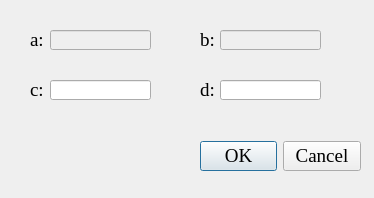
<?xml version="1.0" encoding="UTF-8"?>
<ui version="4.0">
 <class>Dialog</class>
 <widget class="QDialog" name="Dialog">
  <property name="geometry">
   <rect>
    <x>0</x>
    <y>0</y>
    <width>374</width>
    <height>198</height>
   </rect>
  </property>
  <property name="windowTitle">
   <string>灰度范围</string>
  </property>
  <widget class="QDialogButtonBox" name="buttonBox">
   <property name="geometry">
    <rect>
     <x>200</x>
     <y>141</y>
     <width>161</width>
     <height>31</height>
    </rect>
   </property>
   <property name="font">
    <font>
     <family>Times New Roman</family>
     <pointsize>14</pointsize>
    </font>
   </property>
   <property name="orientation">
    <enum>Qt::Horizontal</enum>
   </property>
   <property name="standardButtons">
    <set>QDialogButtonBox::Cancel|QDialogButtonBox::Ok</set>
   </property>
  </widget>
  <widget class="QLabel" name="label">
   <property name="geometry">
    <rect>
     <x>30</x>
     <y>30</y>
     <width>21</width>
     <height>20</height>
    </rect>
   </property>
   <property name="font">
    <font>
     <family>Times New Roman</family>
     <pointsize>14</pointsize>
     <weight>50</weight>
     <bold>false</bold>
    </font>
   </property>
   <property name="text">
    <string>a:</string>
   </property>
  </widget>
  <widget class="QLineEdit" name="lineEdit_a">
   <property name="enabled">
    <bool>false</bool>
   </property>
   <property name="geometry">
    <rect>
     <x>50</x>
     <y>30</y>
     <width>101</width>
     <height>20</height>
    </rect>
   </property>
   <property name="font">
    <font>
     <family>Times New Roman</family>
     <pointsize>14</pointsize>
    </font>
   </property>
  </widget>
  <widget class="QLineEdit" name="lineEdit_b">
   <property name="enabled">
    <bool>false</bool>
   </property>
   <property name="geometry">
    <rect>
     <x>220</x>
     <y>30</y>
     <width>101</width>
     <height>20</height>
    </rect>
   </property>
   <property name="font">
    <font>
     <family>Times New Roman</family>
     <pointsize>14</pointsize>
    </font>
   </property>
  </widget>
  <widget class="QLineEdit" name="lineEdit_d">
   <property name="geometry">
    <rect>
     <x>220</x>
     <y>80</y>
     <width>101</width>
     <height>20</height>
    </rect>
   </property>
   <property name="font">
    <font>
     <family>Times New Roman</family>
     <pointsize>14</pointsize>
    </font>
   </property>
  </widget>
  <widget class="QLineEdit" name="lineEdit_c">
   <property name="geometry">
    <rect>
     <x>50</x>
     <y>80</y>
     <width>101</width>
     <height>20</height>
    </rect>
   </property>
   <property name="font">
    <font>
     <family>Times New Roman</family>
     <pointsize>14</pointsize>
    </font>
   </property>
  </widget>
  <widget class="QLabel" name="label_2">
   <property name="geometry">
    <rect>
     <x>200</x>
     <y>30</y>
     <width>21</width>
     <height>20</height>
    </rect>
   </property>
   <property name="font">
    <font>
     <family>Times New Roman</family>
     <pointsize>14</pointsize>
     <weight>50</weight>
     <bold>false</bold>
    </font>
   </property>
   <property name="text">
    <string>b:</string>
   </property>
  </widget>
  <widget class="QLabel" name="label_3">
   <property name="geometry">
    <rect>
     <x>30</x>
     <y>80</y>
     <width>21</width>
     <height>20</height>
    </rect>
   </property>
   <property name="font">
    <font>
     <family>Times New Roman</family>
     <pointsize>14</pointsize>
     <weight>50</weight>
     <bold>false</bold>
    </font>
   </property>
   <property name="text">
    <string>c:</string>
   </property>
  </widget>
  <widget class="QLabel" name="label_4">
   <property name="geometry">
    <rect>
     <x>200</x>
     <y>80</y>
     <width>21</width>
     <height>20</height>
    </rect>
   </property>
   <property name="font">
    <font>
     <family>Times New Roman</family>
     <pointsize>14</pointsize>
     <weight>50</weight>
     <bold>false</bold>
    </font>
   </property>
   <property name="text">
    <string>d:</string>
   </property>
  </widget>
 </widget>
 <resources/>
 <connections>
  <connection>
   <sender>buttonBox</sender>
   <signal>accepted()</signal>
   <receiver>Dialog</receiver>
   <slot>accept()</slot>
   <hints>
    <hint type="sourcelabel">
     <x>248</x>
     <y>254</y>
    </hint>
    <hint type="destinationlabel">
     <x>157</x>
     <y>274</y>
    </hint>
   </hints>
  </connection>
  <connection>
   <sender>buttonBox</sender>
   <signal>rejected()</signal>
   <receiver>Dialog</receiver>
   <slot>reject()</slot>
   <hints>
    <hint type="sourcelabel">
     <x>316</x>
     <y>260</y>
    </hint>
    <hint type="destinationlabel">
     <x>286</x>
     <y>274</y>
    </hint>
   </hints>
  </connection>
 </connections>
 <slots>
  <slot>onaccepted()</slot>
 </slots>
</ui>
